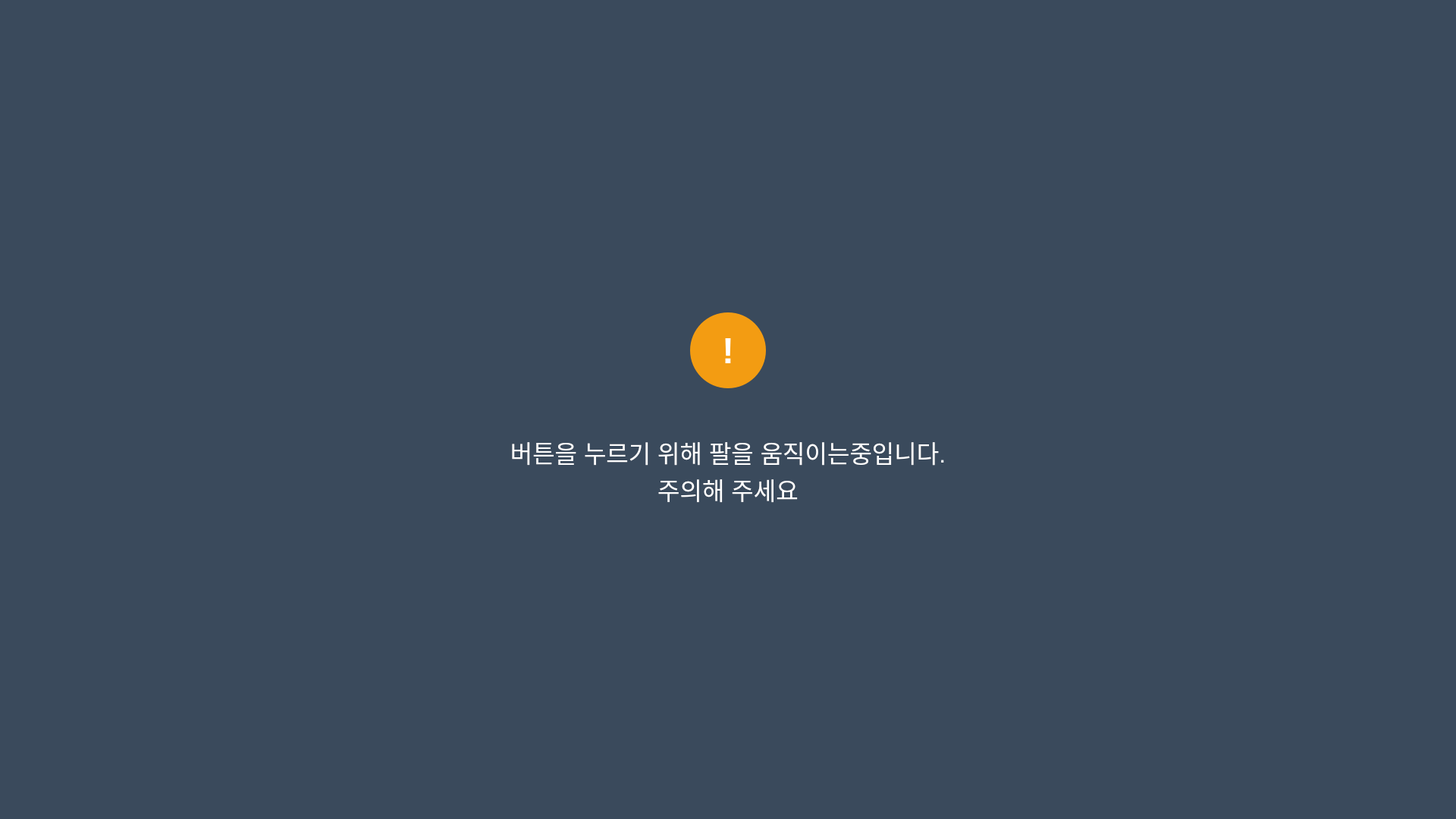
<?xml version="1.0" encoding="UTF-8"?>
<ui version="4.0">
 <class>ElevatorManipulating</class>
 <widget class="QWidget" name="ElevatorManipulating">
  <property name="geometry">
   <rect>
    <x>0</x>
    <y>0</y>
    <width>1920</width>
    <height>1080</height>
   </rect>
  </property>
  <property name="windowTitle">
   <string>엘리베이터 버튼 조작</string>
  </property>
  <property name="styleSheet">
   <string>QWidget {
    background-color: #3a4a5c;
    color: white;
    font-family: "Malgun Gothic", "Arial", sans-serif;
}

QLabel#warningIcon {
    background-color: #f39c12;
    border-radius: 50px;
    color: white;
    font-size: 48px;
    font-weight: bold;
}

QLabel#messageLabel {
    color: white;
    font-size: 32px;
    font-weight: normal;
}</string>
  </property>
  <layout class="QVBoxLayout" name="verticalLayout">
   <property name="spacing">
    <number>60</number>
   </property>
   <property name="leftMargin">
    <number>200</number>
   </property>
   <property name="topMargin">
    <number>200</number>
   </property>
   <property name="rightMargin">
    <number>200</number>
   </property>
   <property name="bottomMargin">
    <number>200</number>
   </property>
   <item>
    <spacer name="topSpacer">
     <property name="orientation">
      <enum>Qt::Vertical</enum>
     </property>
     <property name="sizeHint" stdset="0">
      <size>
       <width>20</width>
       <height>100</height>
      </size>
     </property>
    </spacer>
   </item>
   <item>
    <layout class="QHBoxLayout" name="iconLayout">
     <item>
      <spacer name="leftIconSpacer">
       <property name="orientation">
        <enum>Qt::Horizontal</enum>
       </property>
       <property name="sizeHint" stdset="0">
        <size>
         <width>40</width>
         <height>20</height>
        </size>
       </property>
      </spacer>
     </item>
     <item>
      <widget class="QLabel" name="warningIcon">
       <property name="minimumSize">
        <size>
         <width>100</width>
         <height>100</height>
        </size>
       </property>
       <property name="maximumSize">
        <size>
         <width>100</width>
         <height>100</height>
        </size>
       </property>
       <property name="text">
        <string>!</string>
       </property>
       <property name="alignment">
        <set>Qt::AlignCenter</set>
       </property>
      </widget>
     </item>
     <item>
      <spacer name="rightIconSpacer">
       <property name="orientation">
        <enum>Qt::Horizontal</enum>
       </property>
       <property name="sizeHint" stdset="0">
        <size>
         <width>40</width>
         <height>20</height>
        </size>
       </property>
      </spacer>
     </item>
    </layout>
   </item>
   <item>
    <widget class="QLabel" name="messageLabel">
     <property name="text">
      <string>버튼을 누르기 위해 팔을 움직이는중입니다.
주의해 주세요</string>
     </property>
     <property name="alignment">
      <set>Qt::AlignCenter</set>
     </property>
     <property name="wordWrap">
      <bool>true</bool>
     </property>
    </widget>
   </item>
   <item>
    <spacer name="bottomSpacer">
     <property name="orientation">
      <enum>Qt::Vertical</enum>
     </property>
     <property name="sizeHint" stdset="0">
      <size>
       <width>20</width>
       <height>100</height>
      </size>
     </property>
    </spacer>
   </item>
  </layout>
 </widget>
 <resources/>
 <connections/>
</ui>
